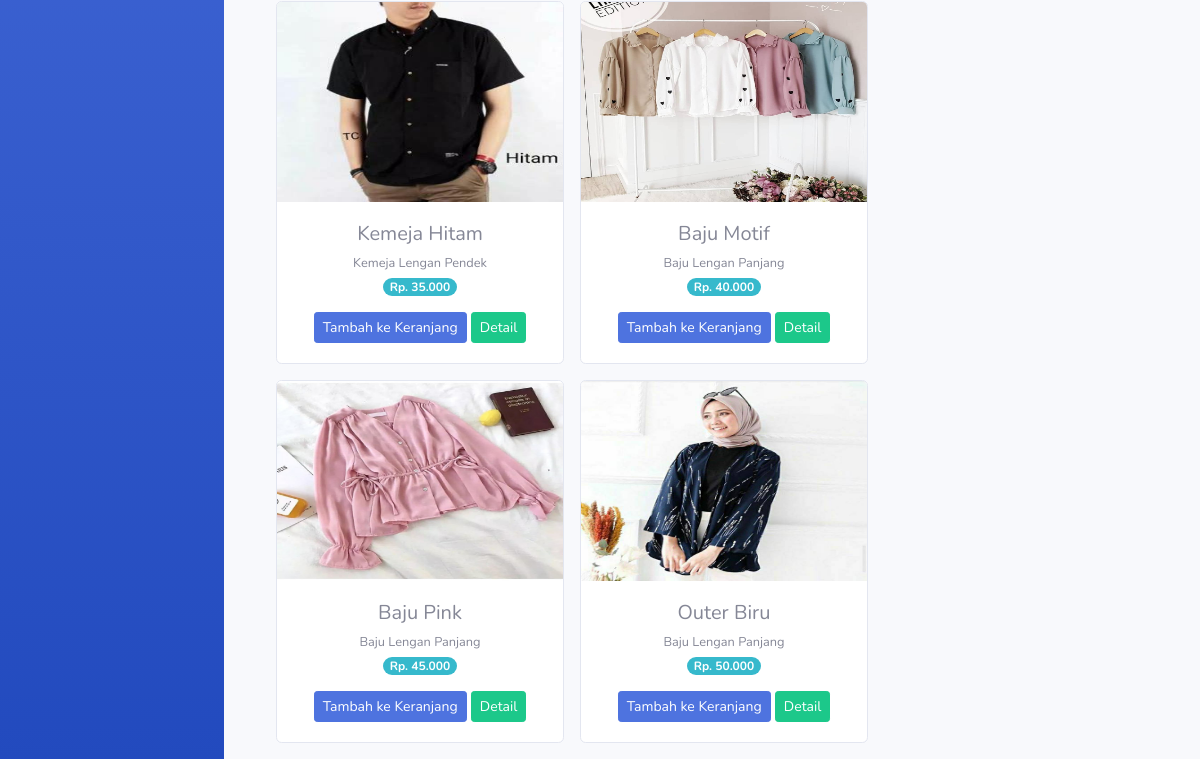
Before: / (lower part) with the older database file.
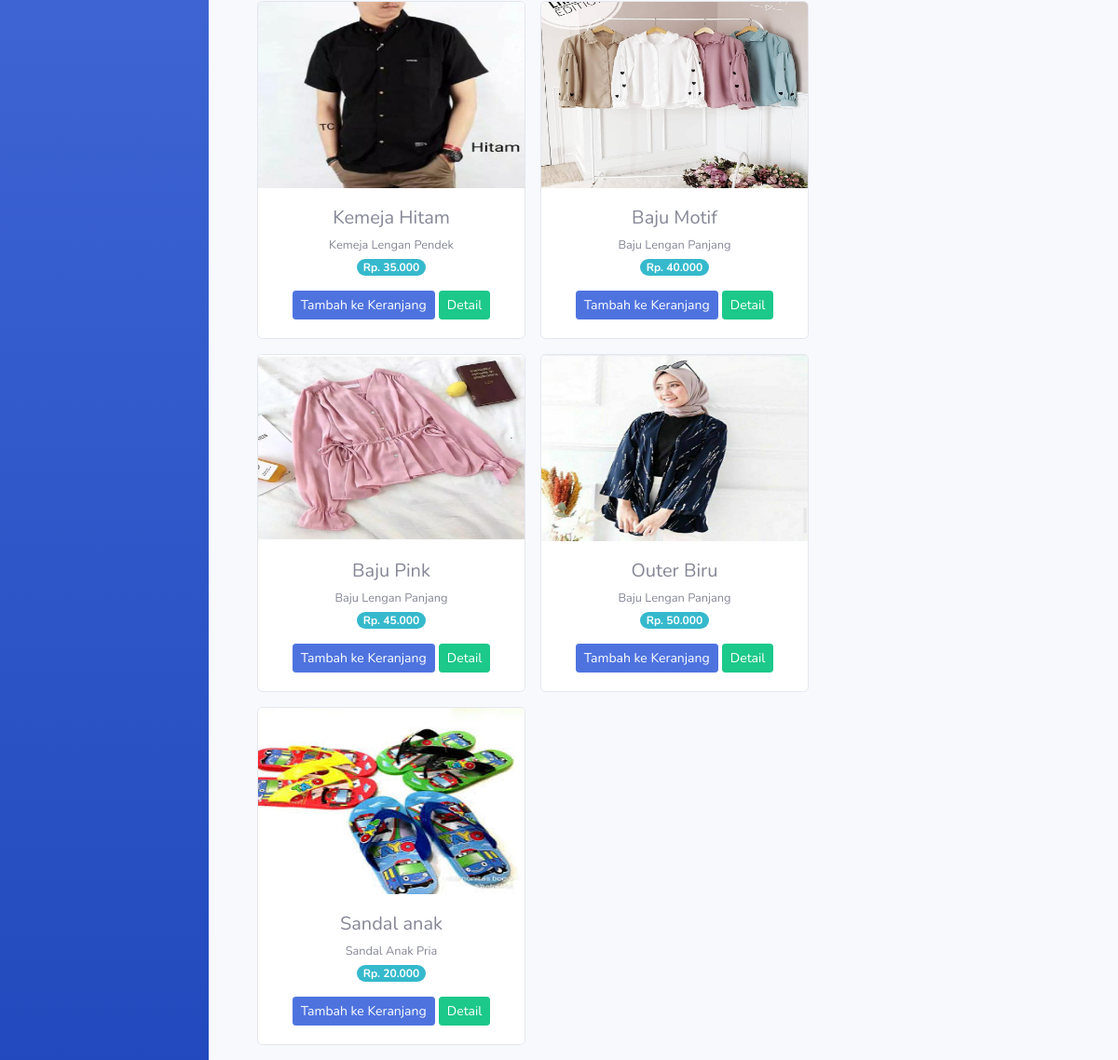
After: the same page with the newer database file.
### tables this page shows
CREATE TABLE `tb_barang` (
  `id_brg` int(11) NOT NULL,
  `nama_brg` varchar(120) NOT NULL,
  `keterangan` varchar(225) NOT NULL,
  `kategori` varchar(60) NOT NULL,
  `harga` int(11) NOT NULL,
  `stok` int(4) NOT NULL,
  `gambar` text NOT NULL
);

### application/controllers/dashboard.php (called while the page is built, shortened)
<?php
class Dashboard extends CI_Controller
{
    public function index()
    {
        $data['barang'] = $this->model_barang->tampil_data()->result();
        $this->load->view('templates/header');
        $this->load->view('templates/sidebar');
        $this->load->view('dashboard', $data);
        $this->load->view('templates/footer');
    }
}

### index.php (called while the page is built, shortened)
<?php
require_once BASEPATH.'core/CodeIgniter.php';

### application/models/model_barang.php (called while the page is built, shortened)
<?php
class Model_barang extends CI_Model
{
    public function tampil_data()
    {
        return $this->db->get('tb_barang');
    }
}

### application/views/dashboard.php (the view, shortened to what this page needs)
<div class="container-fluid">
  <div class="container-fluid">
    <div class="row text-center mt-4">
      <?php foreach ($barang as $brg) : ?>
        <div class="card ml-3 mb-3" style="width: 18rem;">
          <img style="height: 200px" src="<?php echo base_url() . 'uploads/' . $brg->gambar ?>" class="card-img-top" alt="...">
          <div class="card-body">
            <h5 class="card-title mb-1"><?php echo $brg->nama_brg ?></h5>
            <small><?php echo $brg->keterangan ?></small><br>
            <span class="badge badge-pill badge-info mb-3">Rp. <?= number_format($brg->harga, 0, ',', '.') ?></span><br>
            <?php echo anchor('dashboard/tambah_ke_keranjang/' . $brg->id_brg, '<div class="btn btn-sm btn-primary">Tambah ke Keranjang</div>') ?>
            <?php echo anchor('dashboard/detail/' . $brg->id_brg, '<div class="btn btn-sm btn-success">Detail</div>') ?>
          </div>
        </div>
      <?php endforeach; ?>
    </div>
  </div>

### application/views/templates/header.php (shortened to what this page needs)
<!DOCTYPE html>
<html lang="en">
<head>
    <link href="<?php echo base_url() ?>assets/vendor/fontawesome-free/css/all.min.css" rel="stylesheet" type="text/css">
    <link href="<?php echo base_url() ?>assets/css/sb-admin-2.min.css" rel="stylesheet">
</head>

### application/views/templates/sidebar.php (shortened to what this page needs)
<body id="page-top">
    <div id="wrapper">
        <ul class="navbar-nav bg-gradient-primary sidebar sidebar-dark accordion" id="accordionSidebar">
        </ul>
        <div id="content-wrapper" class="d-flex flex-column">
            <div id="content">

### application/views/templates/footer.php (shortened to what this page needs)
</body>
</html>

Changed rows visible on the page:
added tb_barang: gambar (picture), nama_brg "Sandal anak", keterangan "Sandal Anak Pria", harga "20.000", id_brg "Tambah ke Keranjang", id_brg "Detail"
